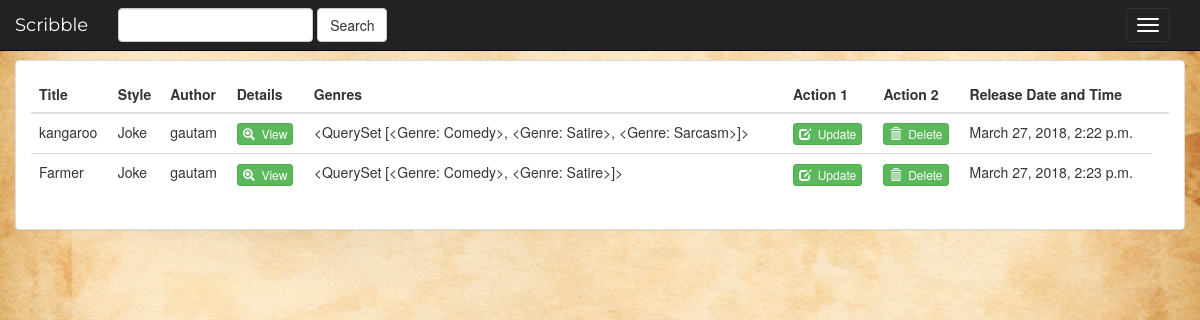
The page /entry/entry/myworks/ (signed in) on the database its author committed.
### Entry/models.py (models this page shows, shortened)
class Entry(models.Model):
	entry_name=models.CharField(max_length=40)
	entry_description=models.CharField(max_length=5000,default='Empty')
	entry_style=models.ForeignKey(Writing_Style,on_delete=models.CASCADE)
	entry_genres=models.ManyToManyField(Genre)
	entry_writer_id=models.ForeignKey(User,on_delete=models.CASCADE)
	entry_release_date=models.DateTimeField(default=timezone.now,blank=True)

class Writing_Style(models.Model):
	writing_style=models.CharField(max_length=20)
	def __str__(self):
		return self.writing_style

class Genre(models.Model):
	genre_name=models.CharField(max_length=20)
	def __str__(self):
		return self.genre_name

### Entry/views.py (the view)
class MyWorks(LoginRequiredMixin,generic.ListView):
	template_name='Entry/myworks.html'
	context_object_name='entry_list'
	login_url = "/entry/login/"
	redirect_field_name = "rollback"
	redirect_unauthenticated_users =True
	def get_queryset(self):
		return Entry.objects.all()

### Entry/templatetags/login_extras.py (called while the page is built)
@register.filter(name='does_exist')
def does_exist(user, user2):
    profile = None
    if Profile.objects.filter(user=user).exists():
        profile = Profile.objects.get(user=user)
    return True if profile is not None else False

### Entry/templates/Entry/myworks.html
{% extends 'Entry/base.html' %}
{% block body %}
      <div class="col-sm-12">
                <div class="panel panel-default">
                    <div class="panel-body">
                        <table class="table">
                            <thead>
                                <tr>
                                    <th>Title</th>
                                    <th>Style</th>
                                    <th>Author</th>
                                    <th>Details</th>
                                    <th>Genres</th>
                                    <th>Action 1</th>
                                    <th>Action 2</th>
                                    <th>Release Date and Time<th>
                                </tr>
                            </thead>
                            <tbody>
                                {% for entry in entry_list %}
                                    {% if entry.entry_writer_id.username == request.user.username %}
                                        <tr>
                                            <td>{{ entry.entry_name }}</td>
                                            <td>{{entry.entry_style}}</td>
                                            <td>{{ entry.entry_writer_id.username }}</td>
                                            <td>
                                                <a  href="{% url 'Entry:detail' entry.id %}">
                                                    <button type="button" class="btn btn-success btn-xs">
                                                        <span class="glyphicon glyphicon-zoom-in"></span>&nbsp; View
                                                    </button>
                                                </a>
                                            </td>
                                            <td>{{ entry.entry_genres.all }}</td>
                                            <td>
                                                <a  href="{% url 'Entry:entry-update' entry.id %}">
                                                    <button type="button" class="btn btn-success btn-xs">
                                                        <span class="glyphicon glyphicon-edit"></span>&nbsp; Update
                                                    </button>
                                                </a>
                                            </td>
                                            <td>
                                                <a  href="{% url 'Entry:entry-delete' entry.id %}">
                                                    <button type="button" class="btn btn-success btn-xs">
                                                        <span class="glyphicon glyphicon-trash"></span>&nbsp; Delete
                                                    </button>
                                                </a>
                                            </td>
                                            <td>{{entry.entry_release_date}}</td>
                                        </tr>
                                    {% endif %}
                                {% endfor %}
                            </tbody>
                        </table>
                    </div>
                </div>
       </div>
{% endblock %}

### Entry/static/Entry/style.css (style rules this page uses)
body { background-image:url("images/oldtexture.jpg"); background-repeat: no-repeat; background-position: center; background-size: cover; width: 100%; height: 100%; margin:0; padding:0; }

### rows shown on the page
Entry: entry_name "kangaroo", entry_style "Joke", entry_writer_id.username "gautam", entry_genres.all "<QuerySet [<Genre: Comedy>, <Genre: Satire>, <Genre: Sarcasm>]>", entry_release_date "March 27, 2018, 2:22 p.m."
Entry: entry_name "Farmer", entry_style "Joke", entry_writer_id.username "gautam", entry_genres.all "<QuerySet [<Genre: Comedy>, <Genre: Satire>]>", entry_release_date "March 27, 2018, 2:23 p.m."
